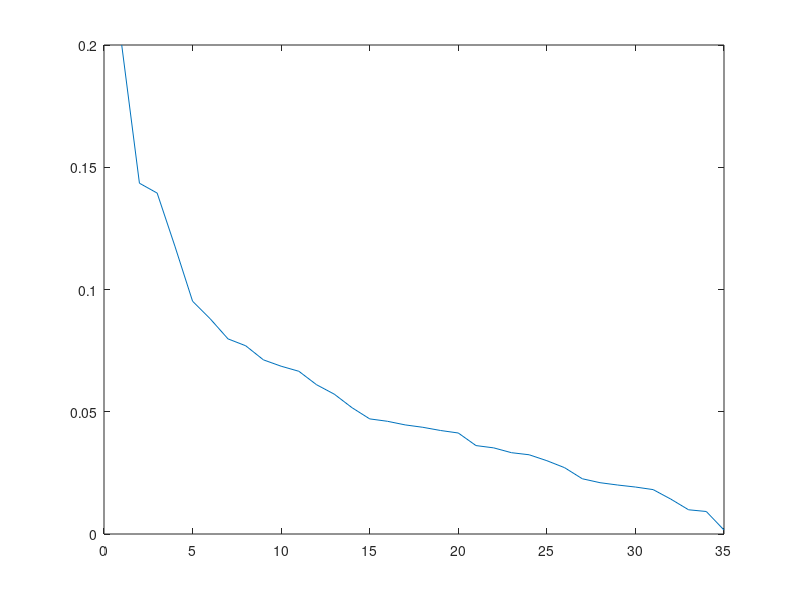

Reproduce this figure in MATLAB. (Note: this script raises an error after producing the figure.)
function Validator()

    global DEBUG
    DEBUG = 0;
    
    if DEBUG == 0
        warning('off','last');
    end
    
    close all;
    
   [X, Y] = loadData();
   
   START_PCA = 22;
   END_PCA = 32;
   
   EXECUTIONS = 10;
   
   POINT_SIZE = 16;
   
   % Principal Component Analysis
   [coeff, X, pcVariance] = pca(X);
   
   pcVariance = pcVariance ./ (pcVariance(1, 1)*5);
   
   plot(1:size(pcVariance), pcVariance)
   hold on
   
   errRates = ones(16, 7, 5);
   
   % itero diverse volte gli algoritmi con dataset diversi
   for j=1:EXECUTIONS
       
       % per ottenere sempre dati diversi applico ogni volta una
       % permutazione casuale e prendo solo i primi nonTestSamples samples
       [tvX, stdY, ~, ~] = divide(X, Y);
        
       for c=START_PCA:END_PCA
   %scatter( [20     24      25      26      27      28      29      30      31      32      33      34      35      46], ...
   %         [0.1270 0.1224  0.1179  0.1179  0.1163  0.1149  0.1195  0.1193  0.1178  0.1178  0.1162  0.1194  0.1194  0.1210])
   %set(gca,'XTick',1:size(pcVariance));
   
   %hold off
   %figure
   
   %gscatter(newDesignMatrix(:, 1), newDesignMatrix(:, 2), stdY, 'rb','..', 7, 'off')
   
            fprintf('run n?: %d, n? features: %d\n', j, c)
   
            designMatrix = tvX(:, 1:c);
    
            errRates(c-START_PCA+1, 1, j) = DLDA(designMatrix, stdY);
            errRates(c-START_PCA+1, 2, j) = LDA(designMatrix, stdY);
            errRates(c-START_PCA+1, 3, j) = QDA(designMatrix, stdY);
            errRates(c-START_PCA+1, 4, j) = LLogReg(designMatrix, stdY);
            errRates(c-START_PCA+1, 5, j) = QLogReg(designMatrix, stdY);
            errRates(c-START_PCA+1, 6, j) = LLogRegReg(designMatrix, stdY);
            errRates(c-START_PCA+1, 7, j) = QLogRegReg(designMatrix, stdY);
            
            gscatter(ones(7, 1).*c, errRates(c-START_PCA+1, :, j), 1:7, 'ymcrgbk','.......', POINT_SIZE, 'off')
        
       end
   end
   
   VARIANCE_POINT_SIZE = 2400;
   
   for c=START_PCA:END_PCA
       err_rates = squeeze(errRates(c-START_PCA+1, :, :))';
       mean_ = mean(err_rates);
       std_ = std(err_rates);
       
       gscatter(c, mean_(1), 1, 'y', 'o', VARIANCE_POINT_SIZE*std_(1), 'off');
       gscatter(c, mean_(2), 2, 'm', 'o', VARIANCE_POINT_SIZE*std_(2), 'off');
       gscatter(c, mean_(3), 3, 'c', 'o', VARIANCE_POINT_SIZE*std_(3), 'off');
       gscatter(c, mean_(4), 4, 'r', 'o', VARIANCE_POINT_SIZE*std_(4), 'off');
       gscatter(c, mean_(5), 5, 'g', 'o', VARIANCE_POINT_SIZE*std_(5), 'off');
       gscatter(c, mean_(6), 6, 'b', 'o', VARIANCE_POINT_SIZE*std_(6), 'off');
       gscatter(c, mean_(7), 7, 'k', 'o', VARIANCE_POINT_SIZE*std_(7), 'off');
   % gscatter(START_PCA:END_PCA, mean(err_rates)')
   end
   
   set(gca,'XTick',1:size(pcVariance));
   legend('Features Variance','Diagonal Linear Discriminant Analysis', 'Linear Discriminant Analysis', ...
            'Quadratic Discriminant Analysis', 'Logistic Regression (Linear Boundary)', 'Logistic Regression (Quadratic Boundary)', ...
            'Logistic Regression (Linear Boundary) with Regularization', 'Logistic Regression (Quadratic Boundary) with Regularization');
   
   figure
   
   % 20 -> 0.1270
   % 24 -> 0.1224
   % 25 -> 0.1179 0.1129
   % 26 -> 0.1179
   % 27 -> 0.1163
   % 28 -> 0.1149
   % 29 -> 0.1195
   % 30 -> 0.1193
   % 31 -> 0.1178
   % 32 -> 0.1178
   % 33 -> 0.1162
   % 34 -> 0.1194
   % 35 -> 0.1194
   % without pca -> 0.1210 0.1072
   % designMatrix = newDesignMatrix(:, 1:25);
   
   
   
   [~, features] = size(designMatrix);
   
   numFeatures = 5;
   padding = 0.5;
   margin = 0.005;
   pointSize = 3;
   f = 0;
   
   for i=1:numFeatures
        for j=1:numFeatures
            subplot('Position', [(i-1)/numFeatures+margin 1-(j)/numFeatures+margin 1/numFeatures-2*margin 1/numFeatures-2*margin])
            if(i == j)
                gscatter([-900 800]', [800 -400], [0 1], 'gb', '..', pointSize, 'off')
            else
                gscatter(designMatrix(:,i+f), designMatrix(:,j+f), stdY, 'rb','..', pointSize, 'off')
            end
            axis([min(designMatrix(:, i+f))-padding max(designMatrix(:,i+f))+padding min(designMatrix(:, j+f))-padding max(designMatrix(:,j+f))+padding])
            set(gca,'YTick',[]);
            set(gca,'XTick',[]);
            
            %title(sprintf('%d -- %d', i,j))
        end
   end
   
   %return
   
   %{
   for i=1:6
        scatter(stdNumeric(:, i), stdY)
        title(sprintf('Feature %d', i))
        figure
   end
   %}
   
   % trainingSize = 550
   
   % trainingX = designMatrix(1:trainingSize, :);
   % trainingY = stdY(1:trainingSize);
   % testX = designMatrix(trainingSize:end, :);
   % testY = stdY(trainingSize:end);
   
   % model = logregFit(trainingX, trainingY);
   % [yhat, prob] = logregPredict(model, testX);
   % errRateLogReg = 1 - (sum(yhat == testY)/rows(testY))
   
   % using 10-fold cross validation
   %}
   
    
   %{
   trainingSize = 550;
   
   trainingX = designMatrix2(1:trainingSize, :);
   trainingY = stdY(1:trainingSize);
   testX = designMatrix2(trainingSize:end, :);
   testY = stdY(trainingSize:end);
   
   logReg(trainingX, trainingY, testX, testY, 15.22);   
   %}
end

function [designMatrix, stdY, testX, testY] = divide(X, Y)

   samples = size(X, 1);

    perm = randperm(samples);
    X = X(perm, :);
    Y = Y(perm, :);
    
    nonTestSamples = int64(samples*0.8);
    testSamples = samples - nonTestSamples;
        
    testX = X(nonTestSamples:end, :);
    designMatrix = X(1:nonTestSamples, :);
    testY = Y(nonTestSamples:end, :);
    stdY = Y(1:nonTestSamples, :);

end

function [designMatrix, stdY] = loadData()
    
   M = load('dati.mat'); 
   Numeric = [M.VarName11 M.VarName14 M.VarName15 M.VarName2 M.VarName3 M.VarName8];
   oh_b = oneHotEncoding(M.b);
   oh_f = oneHotEncoding(M.f);
   oh_g = oneHotEncoding(M.g);
   oh_g1 = oneHotEncoding(M.g1);
   oh_t = oneHotEncoding(M.t);
   oh_t1 = oneHotEncoding(M.t1);
   oh_u = oneHotEncoding(M.u);
   oh_v = oneHotEncoding(M.v);
   oh_w = oneHotEncoding(M.w);
   
   designMatrix = [Numeric, oh_b, oh_f, oh_g, oh_g1, oh_t, oh_t1, oh_u, oh_v, oh_w];
   designMatrix = standardize(designMatrix);
   stdY = editY(M.VarName16);

end


function errRate = DLDA(designMatrix, stdY)
    
   % -------- Linear Discriminant Analysis --------------------------------
    global DEBUG
   
   result = fitcdiscr(designMatrix, stdY, 'DiscrimType', 'diagLinear');
   ee = crossval(result);
   allDLDA = kfoldLoss(ee, 'mode', 'individual', 'folds', 5);
   avgDLDA = mean(allDLDA);
   
   if DEBUG
        disp('-------- Diagonal Linear Discriminant Analysis --------------------------------');
        fprintf('\n\terror rate:\t%f\n\n',avgDLDA);
        fprintf('----------------------------------------------------------------------\n\n');
   end
   
   errRate = avgDLDA;
   
   % ----------------------------------------------------------------------
end


function errRate = LDA(designMatrix, stdY)

   % -------- Linear Discriminant Analysis --------------------------------
    global DEBUG
   
   try
        result = fitcdiscr(designMatrix, stdY);
   catch EX
       result = fitcdiscr(designMatrix, stdY, 'discrimType', 'pseudoLinear');
   end
   ee = crossval(result);
   allLDA = kfoldLoss(ee, 'mode', 'individual', 'folds', 5);
   avgLDA = mean(allLDA);
   
   if DEBUG
        disp('-------- Linear Discriminant Analysis --------------------------------');
        fprintf('\n\terror rate:\t%f\n\n',avgLDA);
        fprintf('----------------------------------------------------------------------\n\n');
   end
        
   errRate = avgLDA;
   
   % ----------------------------------------------------------------------

end

function errRate = QDA(designMatrix, stdY) 

   % -------- Quadratic Discriminant Analysis -----------------------------
    global DEBUG
   
   % pseudoQuadratic poich? tutte le istanze che per y hanno '-', per la
   % feature g hanno un valore diverso da gg, dunque la varianza di tale
   % insieme ? nulla
   result = fitcdiscr(designMatrix, stdY, 'DiscrimType', 'pseudoQuadratic');
   ee = crossval(result);
   allQDA = kfoldLoss(ee, 'mode', 'individual', 'folds', 5);
   avgQDA = mean(allQDA);
   
   if DEBUG
        disp('-------- Quadratic Discriminant Analysis -----------------------------');
        fprintf('\n\terror rate:\t%f\n\n',avgQDA);
        fprintf('----------------------------------------------------------------------\n\n');
   end
        
   errRate = avgQDA;
   
   % ----------------------------------------------------------------------
end

function errRate = LLogReg(designMatrix, stdY)
    % -------- Logistic Regression with Linear Decision Boundary -----------
    global DEBUG
   
  LOGREG = @(XTRAIN, YTRAIN, XTEST, YTEST) logReg(XTRAIN, YTRAIN, XTEST, YTEST, 0);
   
   allLogReg = crossval(LOGREG, designMatrix, stdY, 'kfold', 5);
   avgLogReg = mean(allLogReg);
   
   if DEBUG
        disp('-------- Logistic Regression with Linear Decision Boundary -----------');
        fprintf('\n\terror rate:\t%f\n\n',avgLogReg);
        fprintf('----------------------------------------------------------------------\n\n');
   end
   
   errRate = avgLogReg;
   
   % ----------------------------------------------------------------------
end

function quadMatrix = quad(designMatrix)
    designMatrix2 = designMatrix;
    
   [~, features] = size(designMatrix);
   
    for i=1:features
       col = designMatrix(:, i);
       matr = col(:, ones(1, features-i+1));
       quadMatrix = designMatrix(:, i:features).*matr;
       designMatrix2 = [designMatrix2, quadMatrix];
    end
    
    quadMatrix = designMatrix2;
end

function errRate =  QLogReg(designMatrix, stdY)

   % -------- Logistic Regression with Quadratic Decision Boundary --------
    global DEBUG
   
  LOGREG = @(XTRAIN, YTRAIN, XTEST, YTEST) logReg(XTRAIN, YTRAIN, XTEST, YTEST, 0);
   
   designMatrix2 = quad(designMatrix);
   
   allLogReg2 = crossval(LOGREG, designMatrix2, stdY, 'kfold', 5);
   avgLogReg2 = mean(allLogReg2);
   
   if DEBUG
        disp('-------- Logistic Regression with Quadratic Decision Boundary --------');
        fprintf('\n\terror rate:\t%f\n\n',avgLogReg2);
        fprintf('----------------------------------------------------------------------\n\n');
   end
   
   errRate = avgLogReg2;
   
   % ----------------------------------------------------------------------

end

function errRate = LLogRegReg(designMatrix, stdY)


   % Logistic Regression with Linear Decision Boundary and Regularization -
   
   ls = linspace(0,20,500);
   best = 0;
   avgLogRegR = 1;
   for i=1:500
       
       logRegLambda = @(XTRAIN, YTRAIN, XTEST, YTEST) logReg(XTRAIN, YTRAIN, XTEST, YTEST, ls(i));
   
       allLogRegR = crossval(logRegLambda, designMatrix, stdY, 'kfold', 5);
       cvL = mean(allLogRegR);
       
       %cvL = cvLambda(designMatrix, stdY, ls(i));
       if(cvL < avgLogRegR)
           best = ls(i);
           avgLogRegR = cvL;
       end
   end
   
   errRate = avgLogRegR;
   % ----------------------------------------------------------------------

end

function errRate = QLogRegReg(designMatrix, stdY)
   
   % Logistic Regression with Quadratic Decision Boundary and Regularization
   
   designMatrix2 = quad(designMatrix);
   
   ls = linspace(15,17,10);
   best = 0;
   avgLogRegR = 1;
   for i=1:10
       
       logRegLambda = @(XTRAIN, YTRAIN, XTEST, YTEST) logReg(XTRAIN, YTRAIN, XTEST, YTEST, ls(i));
   
       allLogRegR = crossval(logRegLambda, designMatrix2, stdY, 'kfold', 5);
       cvL = mean(allLogRegR);
       
       %cvL = cvLambda(designMatrix, stdY, ls(i));
       if(cvL < avgLogRegR)
           best = ls(i);
           avgLogRegR = cvL;
       end
   end
   
   errRate = avgLogRegR;
   
   % ----------------------------------------------------------------------

end

function errRate = logReg(trainingX, trainingY, testX, testY, lambda)
    
   model = logregFit(trainingX, trainingY, 'regType', 'L2', 'lambda', lambda);
   [yhat, prob] = logregPredict(model, testX);
   errRate = 1 - (sum(yhat == testY)/rows(testY));
   
end

function errRate = cvLambda(X,Y,lambda) 
    % partition data into 10 folds
    K = 10;
    cv = cvpartition(numel(Y), 'kfold',K);

    err = zeros(K,1);
    for k=1:K
        % training/testing indices for this fold
        trainIdx = cv.training(k);
        testIdx = cv.test(k);

        trainingX = X(trainIdx,:);
        trainingY = Y(trainIdx,:);
        testX = X(testIdx,:);
        testY = Y(testIdx,:);
        
        model = logregFit(trainingX, trainingY, 'regType', 'L2', 'lambda', lambda);
        [yhat, prob] = logregPredict(model, testX);
        err(k) = 1 - (sum(yhat == testY)/rows(testY));
    end

    % average errRate across k-folds
    errRate = mean((err));
end

function [stdMatrix] = standardize(X)
    
    mu = mean(X);              % returns a row vector
    sigma = std(X);            % returns a row vector
    m = size(X, 1);            % returns the number of rows in X
    mu_matrix = ones(m, 1) * mu;  
    sigma_matrix = ones(m, 1) * sigma;
    stdMatrix = X;
    stdMatrix = bsxfun(@minus, stdMatrix, mu_matrix);
    stdMatrix = bsxfun(@rdivide, stdMatrix, sigma_matrix);
end

function [new_y] = editY(Y)
    
    new_y = [];
    Y = cell2mat(Y);
    new_y = Y == '+';
end

function vEnc = toNumber(V) 
    X = unique(V);
    [~, vEnc] = ismember(V, X); %per ogni elemento, mi prendo l'indice.
end

function vEnc = oneHotEncoding(V)

    X = unique(V);
    [~, loc] = ismember(V, X); %per ogni elemento, mi prendo l'indice.
    vEnc = double(loc == 1:size(X));
end
